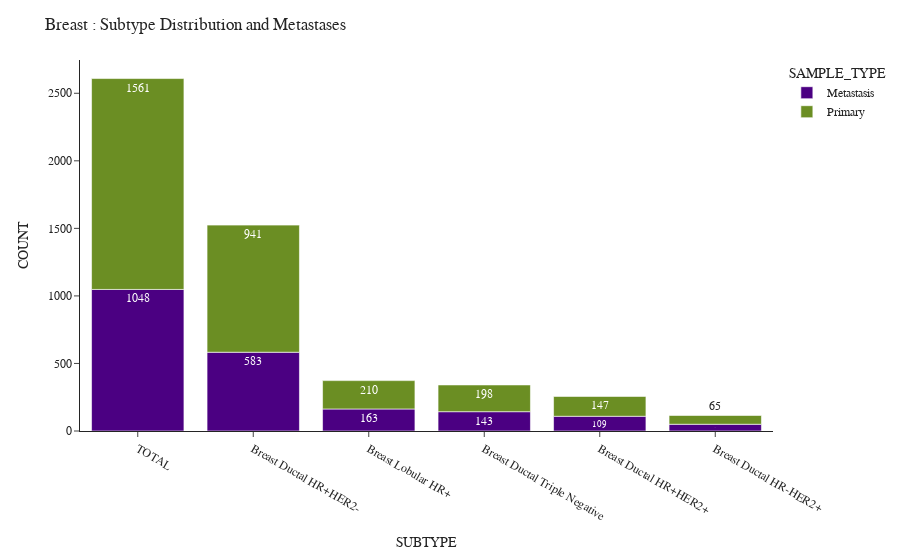

Notebook code for this chart:
### Code cell
tidy = raw_data_dict['data']['sample'].groupby(['ORGAN_SYSTEM','SUBTYPE','SAMPLE_TYPE'])['SAMPLE_ID'] \
           .nunique() \
           .reset_index(level=[0,1,2])

grouped = tidy.groupby('ORGAN_SYSTEM')

calc_pri_met_dist('Breast')

### Figure 1 — Plotly figure (JSON) as saved in the notebook; plotly's stock layout.template omitted (floating-point values rounded to 4 significant figures)
{"data": [{"alignmentgroup": "True", "bingroup": "x", "histfunc": "sum", "hovertemplate": "SAMPLE_TYPE=Metastasis<br>SUBTYPE=%{x}<br>sum of SAMPLE_ID=%{y}<extra></extra>", "legendgroup": "Metastasis", "marker": {"color": "indigo", "pattern": {"shape": ""}}, "name": "Metastasis", "offsetgroup": "Metastasis", "orientation": "v", "showlegend": true, "texttemplate": "%{value}", "type": "histogram", "x": ["Breast Ductal HR+HER2+", "Breast Ductal HR+HER2-", "Breast Ductal HR-HER2+", "Breast Ductal Triple Negative", "Breast Lobular HR+", "TOTAL"], "xaxis": "x", "y": [109, 583, 50, 143, 163, 1048], "yaxis": "y"}, {"alignmentgroup": "True", "bingroup": "x", "histfunc": "sum", "hovertemplate": "SAMPLE_TYPE=Primary<br>SUBTYPE=%{x}<br>sum of SAMPLE_ID=%{y}<extra></extra>", "legendgroup": "Primary", "marker": {"color": "olivedrab", "pattern": {"shape": ""}}, "name": "Primary", "offsetgroup": "Primary", "orientation": "v", "showlegend": true, "texttemplate": "%{value}", "type": "histogram", "x": ["Breast Ductal HR+HER2+", "Breast Ductal HR+HER2-", "Breast Ductal HR-HER2+", "Breast Ductal Triple Negative", "Breast Lobular HR+", "TOTAL"], "xaxis": "x", "y": [147, 941, 65, 198, 210, 1561], "yaxis": "y"}], "layout": {"barmode": "relative", "font": {"family": "Arial"}, "legend": {"title": {"text": "SAMPLE_TYPE"}, "tracegroupgap": 0}, "margin": {"t": 60}, "title": {"text": "Breast : Subtype Distribution and Metastases"}, "xaxis": {"anchor": "y", "categoryorder": "total descending", "domain": [0, 1], "title": {"text": "SUBTYPE"}}, "yaxis": {"anchor": "x", "domain": [0, 1], "title": {"text": "COUNT"}}}}
